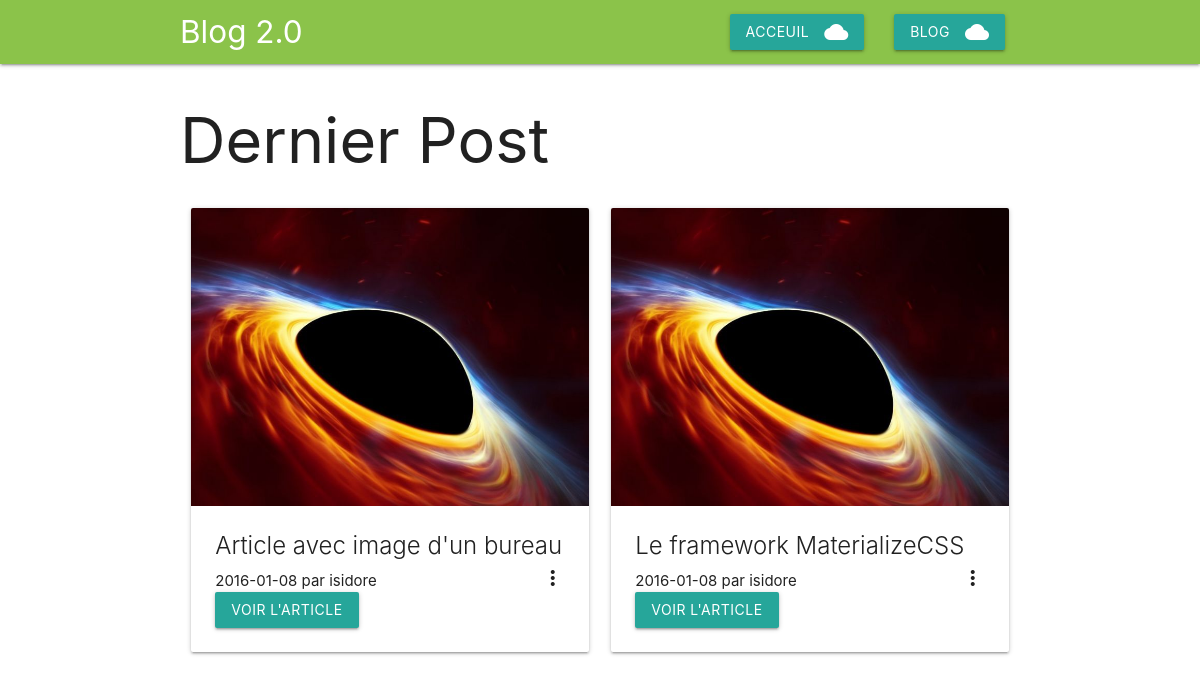
The page / on the database its author committed.
### tables this page shows
create table posts(
    id_post  serial,
    titre varchar(250) not null,
    content varchar(10000) not null,
    name varchar(250) not null,
    ecrit varchar(250) not null,
    date DATE default current_date,
    posted integer default 0,
    image varchar(250) not null,
    primary key (id_post)


);

### php/DataLayer.class.php (called while the page is built, shortened)
<?php
class DataLayer {
	private  $connexion = NULL;
	function __construct(string $DSNFileName){
            try {
                $this->connexion = new PDO('mysql:host=codingschool-togo.com;dbname=u391525461_amevigbe','u391525461_amevigbe','Kanoli2014');
              }
              catch ( Exception $e ) {
                echo "Connection à la BDD impossible : ", $e->getMessage();
              }
            $this->connexion->setAttribute(PDO::ATTR_ERRMODE, PDO::ERRMODE_EXCEPTION);
            $this->connexion->setAttribute(PDO::ATTR_DEFAULT_FETCH_MODE,PDO::FETCH_ASSOC);
	}
	function getcontent(){
		$res = <<<EOD
            select * from posts where posted = 1
            order by id_post desc limit 2
        EOD;
        try{
            $stmt = $this->connexion->prepare($res);
        $stmt->execute();
        $res1 = $stmt->fetchAll();
        return $res1;}
        catch (PDOException $e){
            var_dump($e);
        }
	}
}
?>

### php/initDataLayer.php (called while the page is built, shortened)
<?php
 $data = new DataLayer(DSN_FILENAME);
?>

### services/getcontent.php (called while the page is built, shortened)
<?php
require_once('php/initDataLayer.php');
try {
   $res = $data->getcontent();
}
   catch(PDOException $e){
       echo $e;
   }
?>

### index.php (the view, shortened to what this page needs)
<!DOCTYPE html>
  <html>
    <head>
      <link type="text/css" rel="stylesheet" href="css/materialize.css"  media="screen,projection"/>
    </head>
    <body>
  <?php
  include_once("./topbar.php");
  include_once("services/getcontent.php");
  ?>
<div class="container"><h1>Dernier Post</h1>
<div class="row">
<?php
foreach($res as $i){
?>
<div class="col s12 m6 l6 ">
  <div class="card">
    <div class="card-image waves-effect waves-block waves-light">
      <img class="activator" src="images/<?php echo $i['image']?>">
    </div>
    <div class="card-content">
      <span class="card-title activator grey-text text-darken-4"><?php echo $i['titre']?><i class="material-icons right">more_vert</i></span>
      <div class="footer">
            <?php echo $i['date'] ?> par <?php echo $i['name'] ?>
          </div>
      <p><a href="post.php?id_post=<?php echo $i['id_post'] ?>" class="waves-effect waves-light btn">Voir l'article</a></p>
    </div>
  </div>
  </div>
<?php } ?>
</div>
</div>
    </body>
  </html>

### topbar.php
<div>
  <nav class="light-green">
    <div class="container">
	<div class="nav-wrapper">
      <a href="#" class="brand-logo">Blog 2.0</a>
      <ul class="right hide-on-med-and-down">
        <li><a class="waves-effect waves-light btn"  href="index.php">Acceuil<i class="material-icons right">cloud</i></a></li>
        <li><a class="waves-effect waves-light btn" href="blog.php">Blog<i class="material-icons right">cloud</i></a></li>
      </ul>
	  </div>
    </div>
  </nav>
  </div>

### rows shown on the page
posts: image (picture), titre "Article avec image d'un bureau", date "2016-01-08", name "isidore"
posts: image (picture), titre "Le framework MaterializeCSS", date "2016-01-08", name "isidore"
